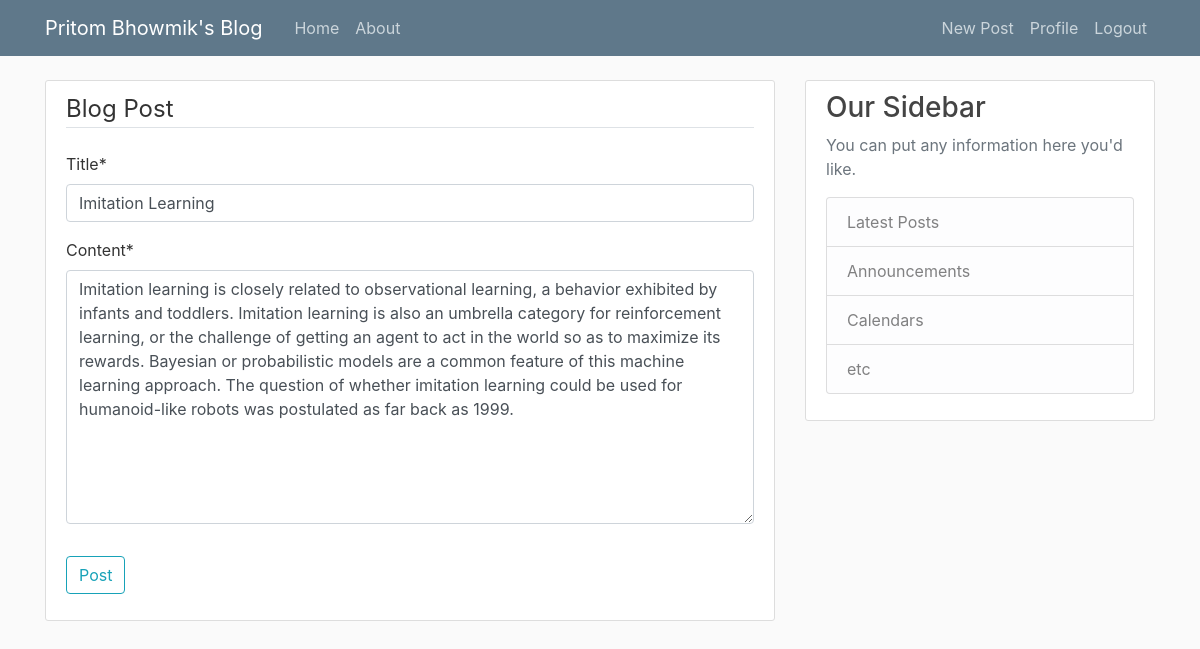
/post/15/update/ (signed in), run on the app's committed database.
### blog/models.py (models this page shows, shortened)
class Post(models.Model):
    title = models.CharField(max_length=100)
    content = models.TextField()
    date_posted = models.DateTimeField(default=timezone.now)
    author = models.ForeignKey(User, on_delete=models.CASCADE)

### blog/views.py (the view, shortened to what this page needs)
# urls.py: path('post/<int:pk>/update/', PostUpdateView.as_view(), name='post-update'),
class PostUpdateView(LoginRequiredMixin, UserPassesTestMixin, UpdateView):
    model = Post
    fields = ['title', 'content']
    def test_func(self):
        post = self.get_object()
        if self.request.user == post.author:
            return True
        return False

### blog/templates/blog/post_form.html (shortened to what this page needs)
{% extends "blog/base.html" %} {% load crispy_forms_tags %} {% block content %}
<div class="content-section">
  <form method="POST">
    <fieldset class="form-group">
      <legend class="border-bottom mb-4">Blog Post</legend>
      {{ form|crispy }}
    </fieldset>
    <div class="form-group">
      <button class="btn btn-outline-info" type="submit">Post</button>
    </div>
  </form>
</div>
{% endblock content %}

### blog/static/blog/main.css (style rules this page uses)
body { background: #fafafa; color: #333333; margin-top: 5rem; }
.content-section { background: #ffffff; padding: 10px 20px; border: 1px solid #dddddd; border-radius: 3px; margin-bottom: 20px; }

### data on the page
Post: title "Imitation Learning", content "Imitation learning is closely related to observational learning, a behavior exhibited by infants and toddlers. Imitation learning is also an umbrella category for reinforcement learning, or the challenge of getting an agent to act in the world so as to maximize its rewards. Bayesian or probabilistic models are a common feature of this machine learning approach. The question of whether imitation learning could be used for humanoid-like robots was postulated as far back as 1999."
